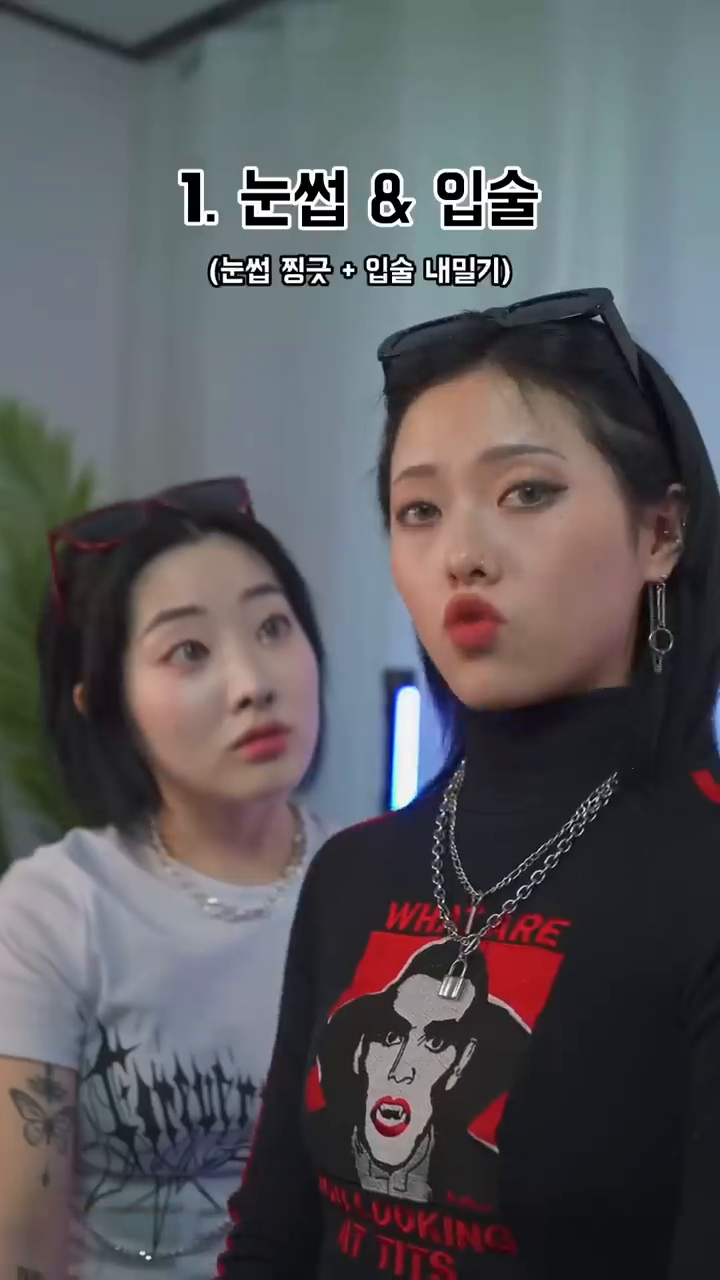
#> input picture frame 103 of hw/hw02-1/face2.mp4, 720 x 1280 px
$ python hw02-1.py
#> lines starting #> are read from the running program, lines starting #| are printed output that depends on the picture; after the words box and inside, x2 and y2 are one past the last pixel; in counts of white or black regions, pixels touching at a corner belong together
import cv2
import sys

cap = cv2.VideoCapture('face2.mp4')
if not cap.isOpened():
    sys.exit('카메라 연결 실패')

specialEffect = 'n'

while True:  # 무한루프로
    ret, frame = cap.read()  # 비디오를 구성하는 프레임 획득(frame)
#> frame is the input picture: shape (1280, 720, 3); mean B, G, R 92.2, 88.9, 90.1
    if not ret:
        print('프레임 획득에 실패하여 루프를 나갑니다.')
        break

    if specialEffect == 'n':   # original
        effectFrame = frame
        effectFrame = cv2.putText(effectFrame, "original", (40, 40), cv2.FONT_HERSHEY_SIMPLEX, 1, (255, 0, 255), 2)
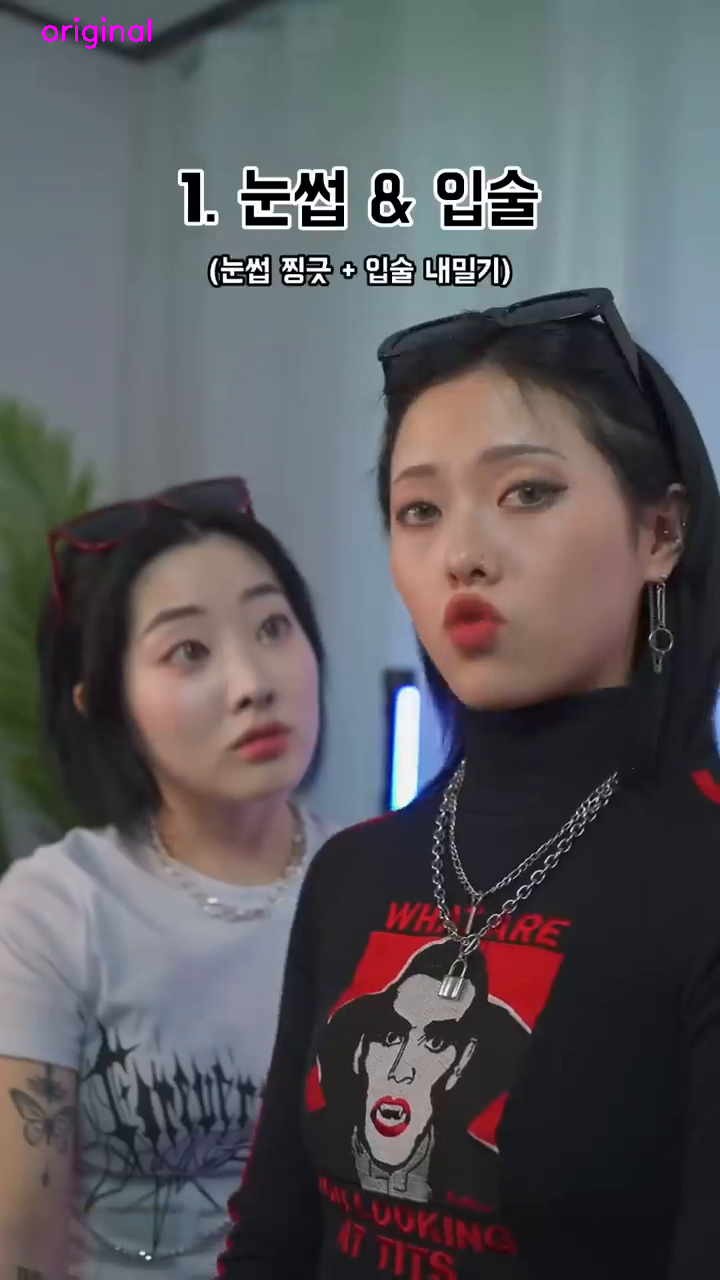
#> effectFrame: shape (1280, 720, 3); 0.09% of pixels changed, all inside (x1, y1, x2, y2) = (42, 17, 151, 49)
    elif specialEffect == 'b':   # bilateral
        effectFrame = cv2.bilateralFilter(frame, -1, 10, 5)
        effectFrame = cv2.putText(effectFrame, "bilateral", (40, 40), cv2.FONT_HERSHEY_SIMPLEX, 1, (255, 0, 255), 2)
    elif specialEffect == 's':   # stylization
        effectFrame = cv2.stylization(frame, sigma_s=60, sigma_r=0.45)
        effectFrame = cv2.putText(effectFrame, "stylization", (40, 40), cv2.FONT_HERSHEY_SIMPLEX, 1, (255, 0, 255), 2)
    elif specialEffect == 'g':   # Gray pencilSketch
        graySketch, colorSketch = cv2.pencilSketch(frame, sigma_s=60, sigma_r=0.7, shade_factor=0.02)
        effectFrame = cv2.cvtColor(graySketch, cv2.COLOR_GRAY2BGR)
        effectFrame = cv2.putText(effectFrame, "Gray pencilSketch", (40, 40), cv2.FONT_HERSHEY_SIMPLEX, 1, (255, 0, 255), 2)
    elif specialEffect == 'c':   # Color pencilSketch
        graySketch, effectFrame = cv2.pencilSketch(frame, sigma_s=60, sigma_r=0.7, shade_factor=0.02)
        effectFrame = cv2.putText(effectFrame, "Color pencilSketch", (40, 40), cv2.FONT_HERSHEY_SIMPLEX, 1, (255, 0, 255), 2)
    elif specialEffect == 'o':   # oilPainting
        effectFrame = cv2.xphoto.oilPainting(frame, 7, 1)
        effectFrame = cv2.putText(effectFrame, "oilPainting", (40, 40), cv2.FONT_HERSHEY_SIMPLEX, 1, (255, 0, 255), 2)

    cv2.imshow('special effect', effectFrame)

    key = cv2.waitKey(1)
#> (key q is pressed here)
    if key == ord('q'):     # 영상 종료
        break
    elif key == ord('n'):   # original
        specialEffect = 'n'
    elif key == ord('b'):   # bilateral
        specialEffect = 'b'
    elif key == ord('s'):   # stylization
        specialEffect = 's'
    elif key == ord('g'):   # Gray pencilSketch
        specialEffect = 'g'
    elif key == ord('c'):   # Color pencilSketch
        specialEffect = 'c'
    elif key == ord('o'):   # oilPainting
        specialEffect = 'o'

cap.release()
cv2.destroyAllWindows()

$ run again, starting later in the video
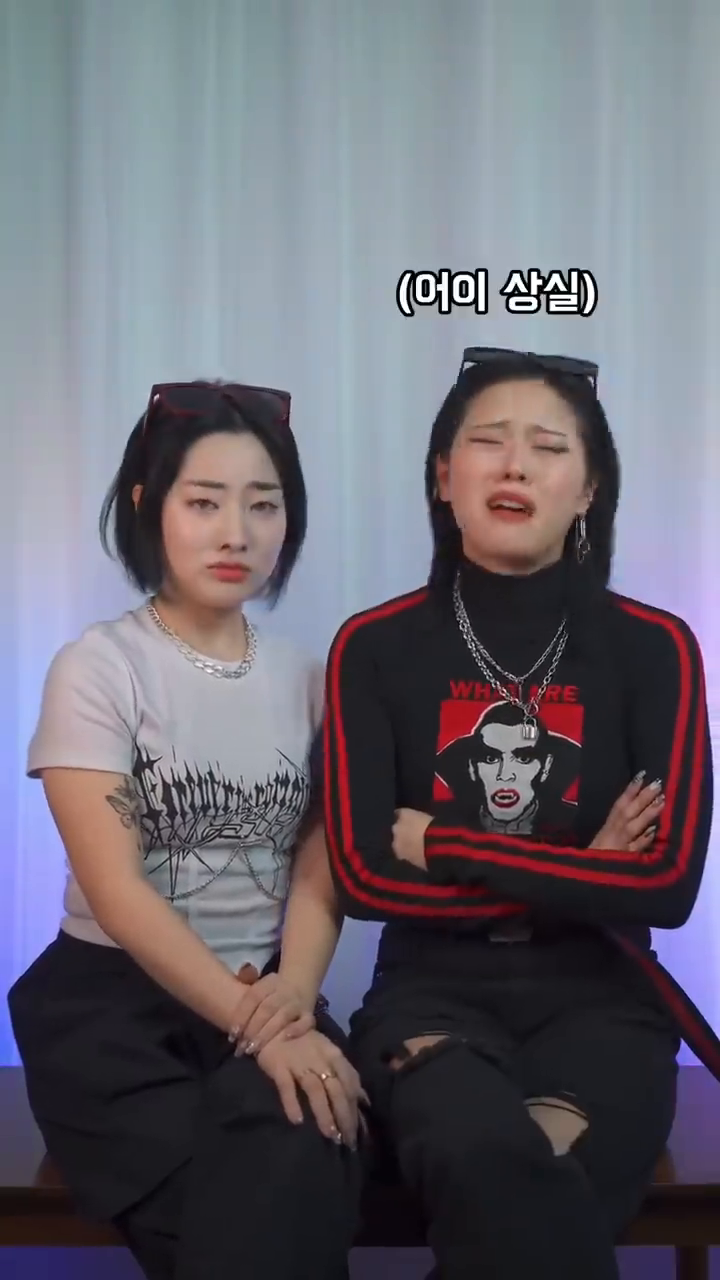
#> input picture frame 467 of hw/hw02-1/face2.mp4, 720 x 1280 px
#> frame is the input picture: shape (1280, 720, 3); mean B, G, R 113, 103.1, 105.9
#> `effectFrame = cv2.putText(effectFrame, "original", (40, 40), cv2.FONT_..`:
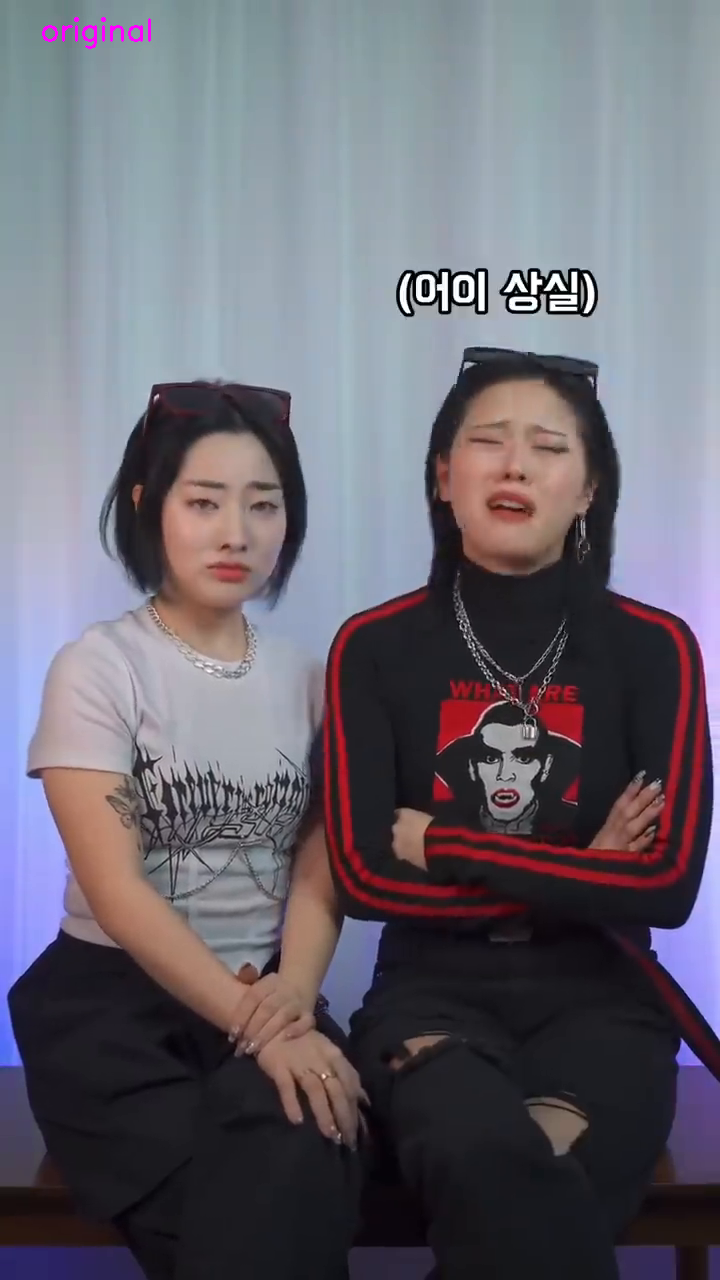
#> effectFrame: shape (1280, 720, 3); 0.09% of pixels changed, all inside (x1, y1, x2, y2) = (42, 17, 151, 49)

$ run again, starting later in the video
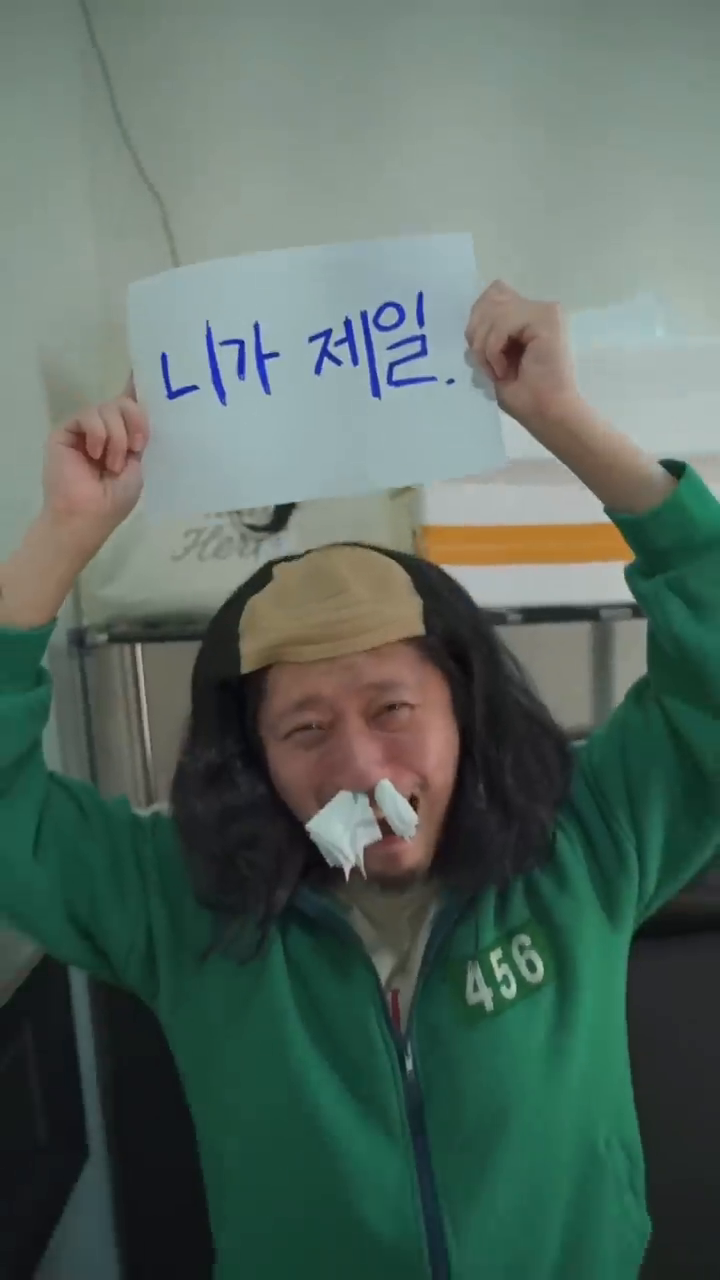
#> input picture frame 831 of hw/hw02-1/face2.mp4, 720 x 1280 px
#> frame is the input picture: shape (1280, 720, 3); mean B, G, R 96.8, 105.7, 88.1
#> `effectFrame = cv2.putText(effectFrame, "original", (40, 40), cv2.FONT_..`:
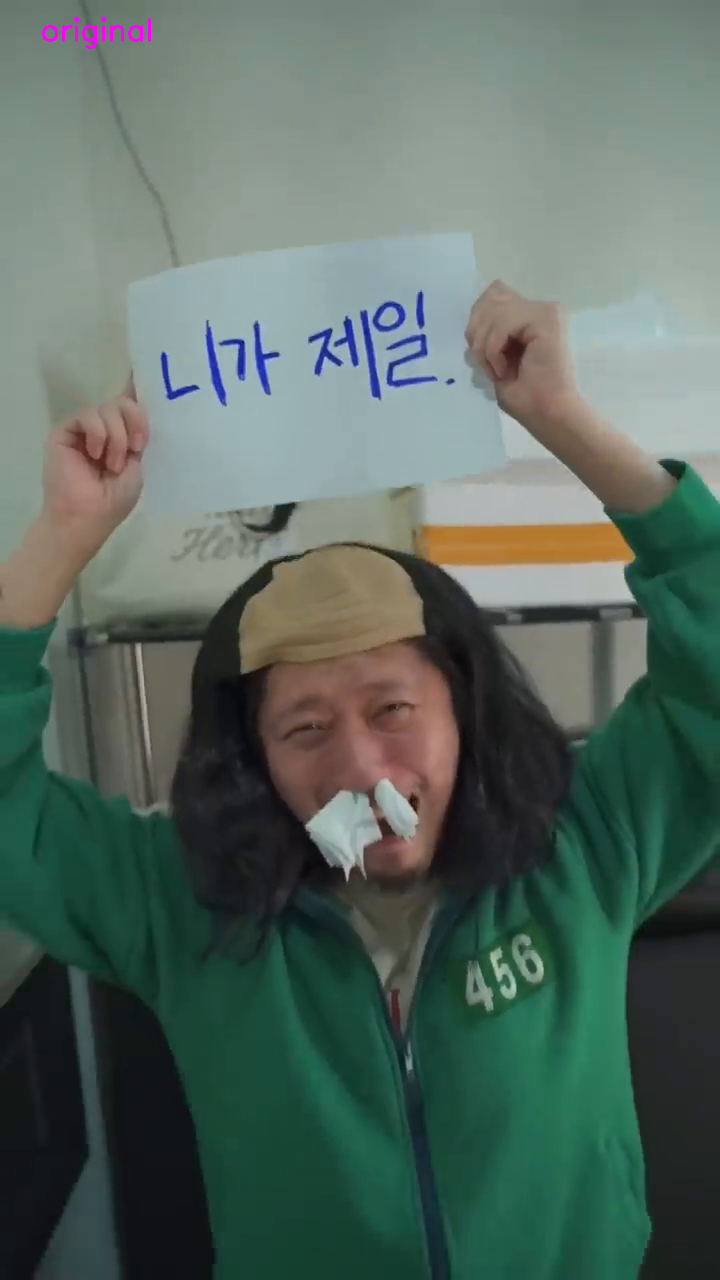
#> effectFrame: shape (1280, 720, 3); 0.09% of pixels changed, all inside (x1, y1, x2, y2) = (42, 17, 151, 49)
